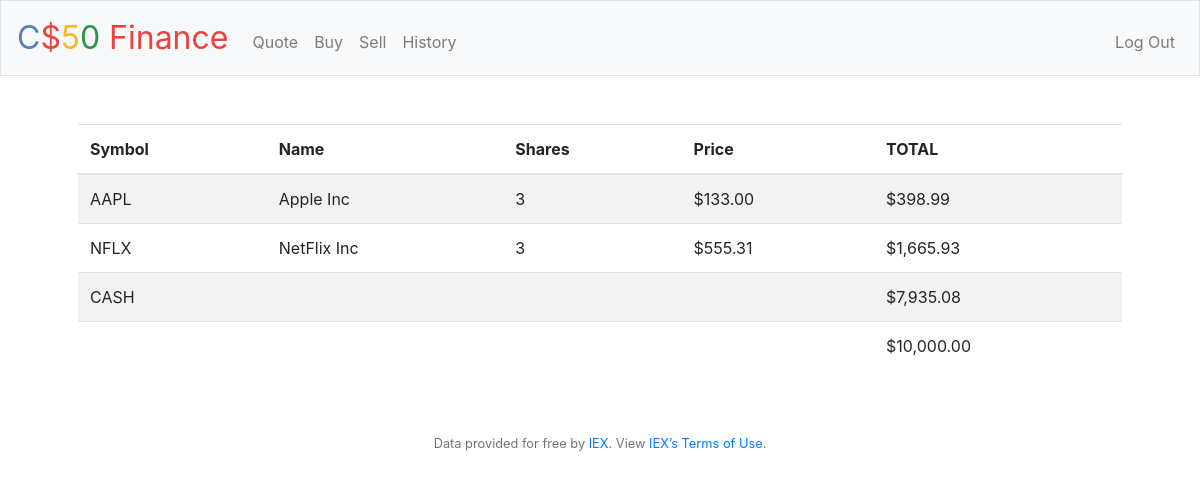
The page / (signed in) on the database its author committed.
### tables this page shows
CREATE TABLE history
    (
    	id integer
    		constraint history_pk
    			primary key autoincrement,
    	user_id integer,
    	symbol text,
    	name text,
    	shares integer,
    	price numeric,
    	transacted text
    );

### application.py (the view)
@app.route("/")
@login_required
def index():
    user_id = session["user_id"]
    query = "SELECT * FROM users WHERE id=?"
    user_data = db.execute(query, user_id)[0]
    cash = usd(float(user_data["cash"]))
    query = "SELECT symbol, name, sum(shares) s, price FROM history WHERE user_id=? GROUP BY symbol"
    history_data = db.execute(query, user_id)
    data = []
    total = float(user_data["cash"])
    for history in history_data:
        if history["s"]:
            total += history["price"] * history["s"]
            history["total"] = usd(history["price"] * history["s"])
            history["price"] = usd(history["price"])
            history["shares"] = history["s"]
            data += [history]
    total = usd(total)
    """Show portfolio of stocks"""
    return render_template("home.html", data=data, cash=cash, total=total)

### application.py (called while the page is built)
@app.after_request
def after_request(response):
    response.headers["Cache-Control"] = "no-cache, no-store, must-revalidate"
    response.headers["Expires"] = 0
    response.headers["Pragma"] = "no-cache"
    return response

### helpers.py (called while the page is built)
def login_required(f):
    @wraps(f)
    def decorated_function(*args, **kwargs):
        if session.get("user_id") is None:
            return redirect("/login")
        return f(*args, **kwargs)
    return decorated_function

def usd(value):
    return f"${value:,.2f}"

### templates/home.html (shortened to what this page needs)
{% extends "layout.html" %}
{% block main %}
    <table class="table table-striped">
        <thead>
            <tr>
                <th>Symbol</th>
                <th>Name</th>
                <th>Shares</th>
                <th>Price</th>
                <th>TOTAL</th>
            </tr>
        </thead>
        <tfoot>
            <tr>
                <td colspan="4"></td>
                <td>{{total}}</td>
            </tr>
        </tfoot>
        <tbody>
            {% for item in data %}
            <tr>
                <td>{{item.symbol}}</td>
                <td>{{item.name}}</td>
                <td>{{item.shares}}</td>
                <td>{{item.price}}</td>
                <td>{{item.total}}</td>
            </tr>
            {% endfor %}
            <tr>
                <td colspan="4">CASH</td>
                <td>{{cash}}</td>
            </tr>
        </tbody>
    </table>
{% endblock %}

### templates/layout.html (shortened to what this page needs)
<!DOCTYPE html>
<html lang="en">
    <head>
        <link rel="stylesheet" href="https://cdn.jsdelivr.net/npm/bootstrap@4.5.3/dist/css/bootstrap.min.css">
        <link href="/static/styles.css" rel="stylesheet">
    </head>
    <body>
        <nav class="navbar navbar-expand-md navbar-light bg-light border">
            <a class="navbar-brand" href="/"><span class="blue">C</span><span class="red">$</span><span class="yellow">5</span><span class="green">0</span> <span class="red">Finance</span></a>
            <div class="collapse navbar-collapse" id="navbar">
                {% if session.user_id %}
                    <ul class="navbar-nav mr-auto mt-2">
                        <li class="nav-item"><a class="nav-link" href="/quote">Quote</a></li>
                        <li class="nav-item"><a class="nav-link" href="/buy">Buy</a></li>
                        <li class="nav-item"><a class="nav-link" href="/sell">Sell</a></li>
                        <li class="nav-item"><a class="nav-link" href="/history">History</a></li>
                    </ul>
                    <ul class="navbar-nav ml-auto mt-2">
                        <li class="nav-item"><a class="nav-link" href="/logout">Log Out</a></li>
                    </ul>
                {% else %}
                    <ul class="navbar-nav ml-auto mt-2">
                        <li class="nav-item"><a class="nav-link" href="/register">Register</a></li>
                        <li class="nav-item"><a class="nav-link" href="/login">Log In</a></li>
                    </ul>
                {% endif %}
            </div>
        </nav>
        <main class="container p-5">
            {% block main %}{% endblock %}
        </main>
        <footer class="small text-center text-muted">
            Data provided for free by <a href="https://iextrading.com/developer">IEX</a>. View <a href="https://iextrading.com/api-exhibit-a/">IEX’s Terms of Use</a>.
        </footer>
    </body>
</html>

### static/styles.css (style rules this page uses)
nav .navbar-brand { font-size: xx-large; }
nav .navbar-brand .blue { color: #537fbe; }
nav .navbar-brand .red { color: #ea433b; }
nav .navbar-brand .yellow { color: #f5b82e; }
nav .navbar-brand .green { color: #2e944b; }
table { text-align: left; }
main { overflow-x: auto; text-align: center; }

### rows shown on the page
history: symbol "NFLX", name "NetFlix Inc", shares "3", price "$555.31", total "$1,665.93"

### other values the page prints
{{ total }} "$10,000.00"
{{ item.symbol }} "AAPL"
{{ item.name }} "Apple Inc"
{{ item.shares }} "3"
{{ item.price }} "$133.00"
{{ item.total }} "$398.99"
{{ cash }} "$7,935.08"
